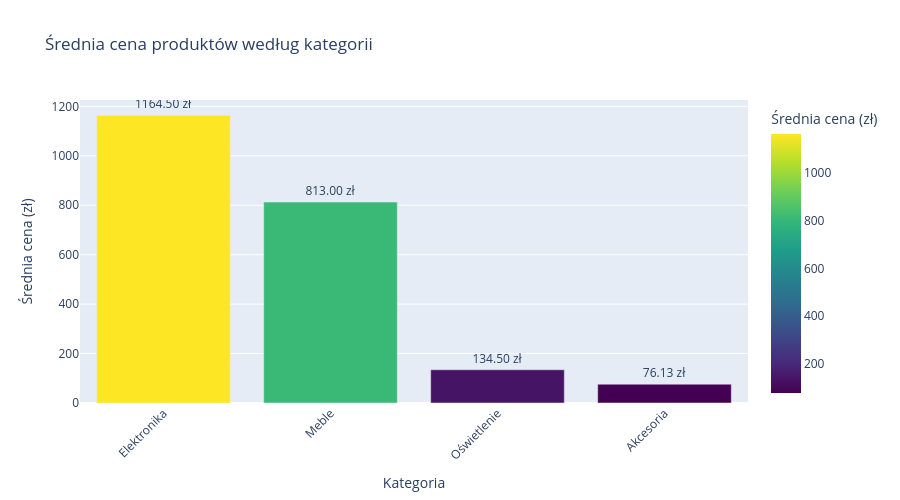

Write notebook code for a chart like this one.
### Markdown cell above
## 8. Więcej wizualizacji - Średnia cena per kategoria

### Code cell
# Wizualizuj dane z agregacji (df_avg)
fig2 = px.bar(
    df_avg,
    x='kategoria',
    y='srednia_cena',
    title='Średnia cena produktów według kategorii',
    labels={'kategoria': 'Kategoria', 'srednia_cena': 'Średnia cena (zł)'},
    color='srednia_cena',
    color_continuous_scale='Viridis',
    text='srednia_cena'
)

fig2.update_traces(
    texttemplate='%{text:.2f} zł',
    textposition='outside'
)

fig2.update_layout(
    xaxis_tickangle=-45,
    height=500
)

fig2.show()

### Figure 1 — Plotly figure (JSON) as saved in the notebook; plotly's stock layout.template omitted (floating-point values rounded to 4 significant figures)
{"data": [{"hovertemplate": "Kategoria=%{x}<br>Średnia cena (zł)=%{marker.color}<extra></extra>", "legendgroup": "", "marker": {"color": [1164.0, 813.0, 134.5, 76.13], "coloraxis": "coloraxis", "pattern": {"shape": ""}}, "name": "", "orientation": "v", "showlegend": false, "text": [1164.0, 813.0, 134.5, 76.13], "textposition": "outside", "texttemplate": "%{text:.2f} zł", "type": "bar", "x": ["Elektronika", "Meble", "Oświetlenie", "Akcesoria"], "xaxis": "x", "y": [1164.0, 813.0, 134.5, 76.13], "yaxis": "y"}], "layout": {"barmode": "relative", "coloraxis": {"autocolorscale": false, "colorbar": {"title": {"text": "Średnia cena (zł)"}}, "colorscale": [[0, "#440154"], [0.1111, "#482878"], [0.2222, "#3e4989"], [0.3333, "#31688e"], [0.4444, "#26828e"], [0.5556, "#1f9e89"], [0.6667, "#35b779"], [0.7778, "#6ece58"], [0.8889, "#b5de2b"], [1, "#fde725"]]}, "height": 500, "legend": {"tracegroupgap": 0}, "title": {"text": "Średnia cena produktów według kategorii"}, "xaxis": {"anchor": "y", "domain": [0, 1], "tickangle": -45, "title": {"text": "Kategoria"}}, "yaxis": {"anchor": "x", "domain": [0, 1], "title": {"text": "Średnia cena (zł)"}}}}
